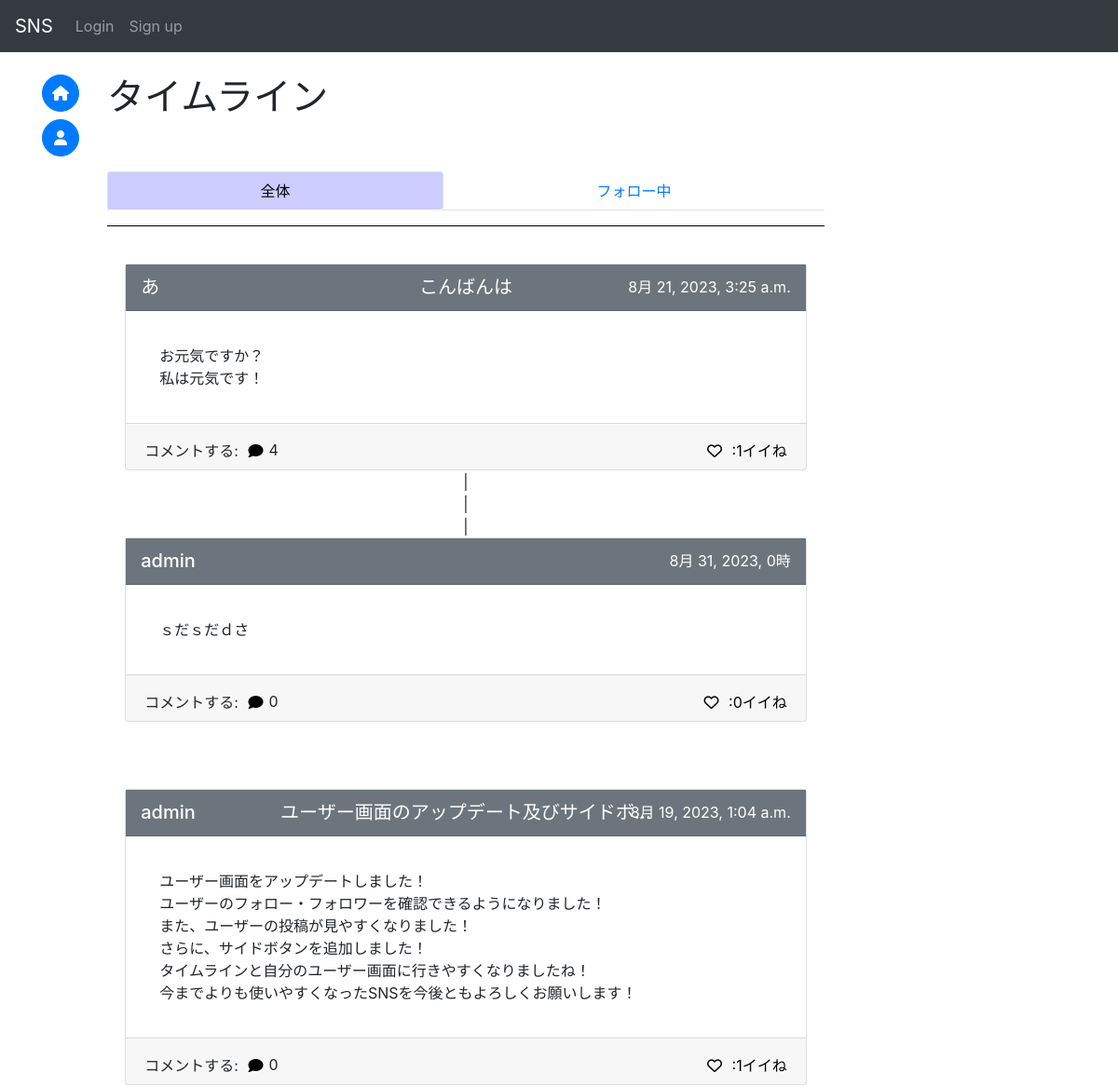
/sns/ (upper part), run on an earlier commit of the app's database.
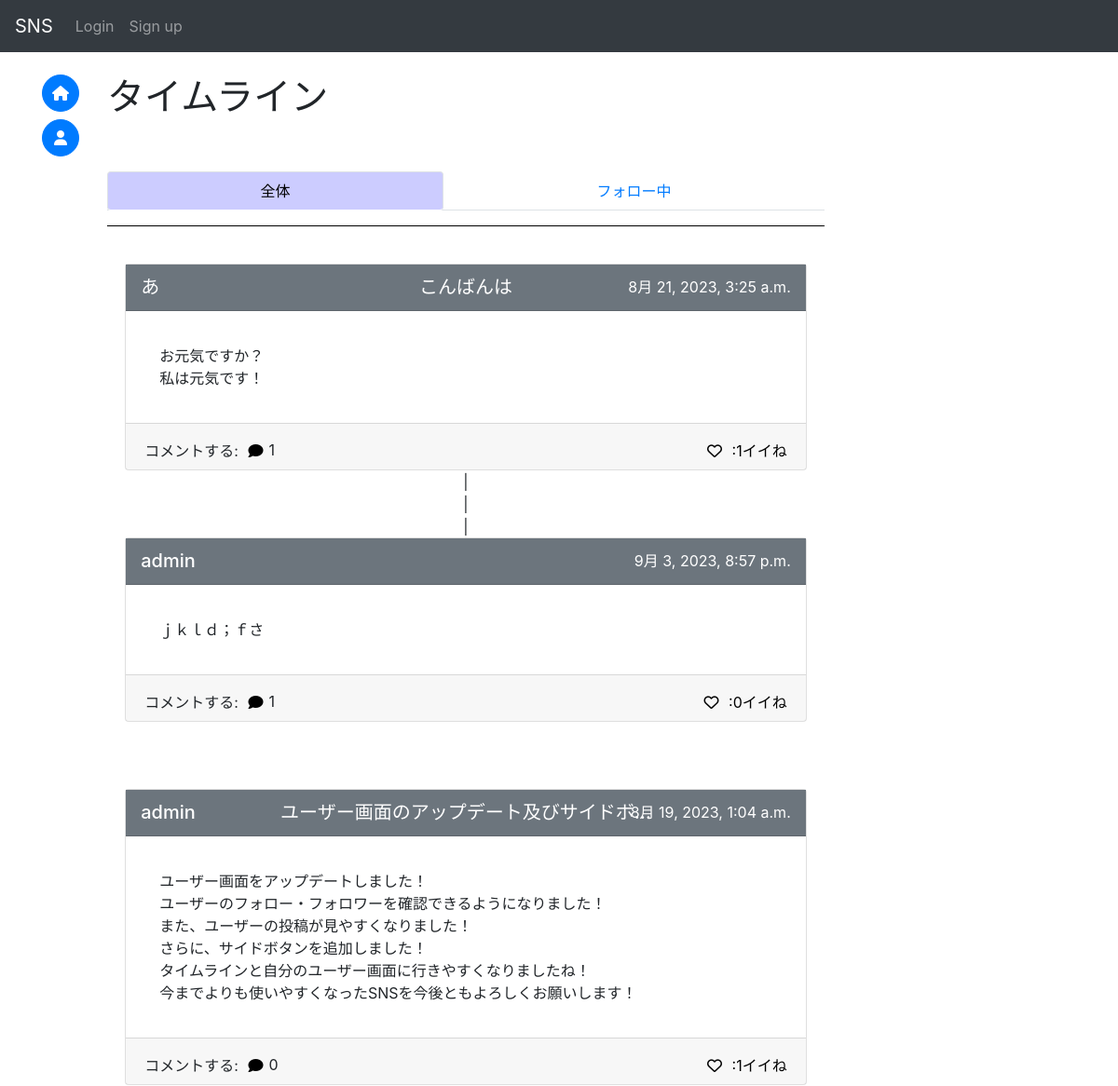
And on a later commit of the database.
### sns/models.py (models this page shows, shortened)
class Post(models.Model):
    id = models.UUIDField(primary_key=True, default=uuid.uuid4, editable=False)
    title = models.CharField(max_length=50, null=True)
    detail = models.TextField(max_length=255)
    author = models.ForeignKey(
        get_user_model(),
        on_delete=models.CASCADE
    )
    created_at = models.DateTimeField(auto_now_add=True)
    good_num = models.IntegerField(default=0)
    mode = models.IntegerField(default=0)#0:通常の投稿 1:コメント
    parent_post = models.ForeignKey(
        "Post",
        on_delete=models.CASCADE,
        null=True,
        blank=True
    )

### accounts/models.py (models this page shows, shortened)
class CustomUser(AbstractBaseUser, PermissionsMixin):
    id = models.UUIDField(primary_key=True, default=uuid.uuid4, editable=False)
    email = models.EmailField(_("email address"), unique=True, blank=True)
    is_staff = models.BooleanField(
        _("staff status"),
        default=False,
        help_text=_("Designates whether the user can log into this admin site."),
    )
    username = models.CharField(_("username"), max_length=50)
    usertag = models.CharField(_("usertag"), max_length=16, default=randomname(16), unique=True)
    created_at = models.DateTimeField(auto_now_add=True)
    objects = CustomUserManager()
    EMAIL_FIELD = "email"
    USERNAME_FIELD = "email"
    REQUIRED_FIELDS = ["username", "usertag"]
    class Meta:
        verbose_name = _("user")
        verbose_name_plural = _("users")
    def __str__(self):
        return self.username

### sns/views.py (the view, shortened to what this page needs)
# urls.py: path("", views.IndexView.as_view(), name="index"),
class IndexView(generic.ListView):
    queryset = Post.objects.filter(mode=0)
    def get_context_data(self, *args, **kwargs: Any):
        context = super().get_context_data(*args, **kwargs)
        comments = {}
        com = Post.objects.filter(mode=1)
        for c in com:
            if c.parent_post.id not in comments:
                comments[c.parent_post.id] = []
            comments[c.parent_post.id].append(c)
        context["post_comments"] = comments
        comment_num = {}
        top_comment = {}
        for p in self.queryset:
            comment_num[p.id] = p.post_set.all().count()
            try:
                tmp = p.post_set.all()[0]
                top_comment[p.id] = tmp
                comment_num[tmp.id] = tmp.post_set.all().count()
            except Exception:
                pass
        context["comment_num"] = comment_num
        context["top_comment"] = top_comment
        if self.request.user.is_anonymous:
            return context

### sns/templatetags/custom_filter.py (called while the page is built)
@register.filter
def get_value(d, k):
    if k in d:
        return d[k]
    return None

### sns/templates/sns/post_list.html (shortened to what this page needs)
{% extends 'base.html' %}
{% block content %}
{% load custom_filter %}
<h1>タイムライン</h1><br>
<div class="row-1" style="position: sticky;top: 55px;z-index:2;background-color:#fff;">
    <br>
    <ul class="nav nav-tabs nav-fill nav-pills" role="tablist">
        <li class="nav-item tab-hov">
            <a class="nav-link active" id="item1-tab" data-toggle="tab" href="#item1" role="tab" aria-controls="item1" aria-selected="true">全体</a>
        </li>
        <li class="nav-item tab-hov">
            <a class="nav-link" id="item2-tab" data-toggle="tab" href="#item2" role="tab" aria-controls="item2" aria-selected="false">フォロー中</a>
        </li>
    </ul>
    <hr size="10" width="100%" color="black">
    <br>
</div>
<div class="tab-content">
    <div class="tab-pane fade show active" id="item1" role="tabpanel" aria-labelledby="item1-tab">
        {% with posts_include=object_list good_mode="1" othergood='12'%}
            {% include 'post_list_include.html' %}
        {% endwith %}
    </div>
</div>
<br>
<br>
<br>
{% endblock %}

### templates/post_list_include.html (shortened to what this page needs)
<div>
{% load custom_filter %}
{% for postin in posts_include reversed %}
    {% if postin.author in blocks or postin.author in blocked or postin.author in mutes%}
    {% else %}
        {% with postcard=postin %}
            {% include 'post_card_include.html' %}
        {% endwith %}
        {% with commentnum=comment_num|get_value:postin.id %}
            {% if commentnum > 0 %}
                <div style="text-align:center;">|</div>
                <div style="text-align:center;">|</div>
                <div style="text-align:center;">|</div>
                {% with postcard=top_comment|get_value:postin.id %}
                    {% include 'post_card_include.html' %}
                {% endwith %}
            {% endif %}
        {% endwith %}
        <br>
        <br>
        <br>
    {% endif %}
{% endfor %}
</div>

### templates/post_card_include.html (shortened to what this page needs)
{% load custom_filter %}
<div class="card w-150px mx-auto clearfix" style="position:relative;">
    <a href="{% url 'sns:post' postcard.pk %}" style="position:absolute;inset:0;">
        <div class="card-header bg-secondary h-50px clearfix" style="display:flex; justify-content:center;postition:relative;">
            <h5 style="position:absolute; left:1rem;">
                <a href="{% url 'accounts:user' postcard.author.id %}" class="on-a title-link">
                    {{ postcard.author }}
                </a>
            </h5>
            <h5 style="text-align:center; display:table-cell;">
                <a href="{% url 'sns:post' postcard.id %}" class="on-a title-link">
                    {% if postcard.mode != 1 %}
                        {{ postcard.title | truncatechars:20 }}
                    {% endif %}
                </a>
            </h5>
            <p style="position:absolute; right:1rem; color:white">
                {{ postcard.created_at }}
            </p>
        </div>
        <div class="card-body detail clearfix">
            <p class="card-text">
                {{ postcard.detail|linebreaks }}
            </p>
        </div>
        <div class="card-footer h-50px text-right clearfix" style="padding-top:0">
            <div style="display:inline">
                <p style="float:left;">
                    コメントする:
                    <button onClick="clearText('{{ postcard.id }}')" class="good on-a">
                        <i class="fa-solid fa-comment"></i>
                    </button>
                    <div id="comment_num_{{ postcard.id }}" style="float:left;">
                        {{ comment_num|get_value:postcard.id }}
                    </div>
                </p>
            </div>
            <div>
                {% if user.is_anonymous %}
                    <button onClick="location.href='{% url 'sns:good' postcard.id 1 %}'" class="good on-a">
                        <i class="fa-regular fa-heart"></i>
                    </button>
                {% endif %}
                <a href="{% url 'sns:good_user' postcard.id %}" class="notlink on-a">
                    <div id="num_{{ postcard.id }}_{{ good_mode }}" style="display:inline;size:4;">:{{ postcard.good_num }}イイね</div>
                </a>
            </div>
        </div>
    </a>
</div>

What changed in the data, as far as the page shows it:
removed Post: author "admin", created_at "8月 31, 2023, 0時", detail "ｓだｓだｄさ", id "0", good_num "0"
computed for Post "こんばんは": id "4" → "1"
added Post: author "admin", created_at "9月 3, 2023, 8:57 p.m.", detail "ｊｋｌｄ；ｆさ", id "1", good_num "0"
